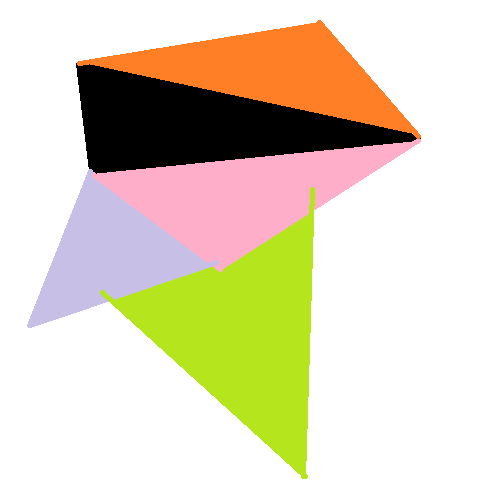
#> input picture test.png, 500 x 500 px
$ python count_weight.py
#> lines starting #> are read from the running program, lines starting #| are printed output that depends on the picture
"""
这个计划是这样的：计算点集中每一个点的weight，然后看看计算的时间有多久。
其实这个结果是可以预估的，既然我们可以知道模型输入图片的大小，那我们直接就可以用查表的方式获取每一个点的所以权重。
这里其实有一个非常好用的方案，但是数学实现比较复杂，所以暂时不用，大概思路是使用二重积分计算一个图上每一个点的总距离值，这样就可以快速计算出来某个点的特定位置权重，但该方案编程实现后未必比直接算快。
最快的思路是一次性将所有点的权重全部计算出来，目前来看可能需要接近1000M的内存和512**2*0.4秒的前置准备时间，但是使用python的速度会使得处理更多图片时这个速度更快，单张图片的计算时间会被大大减少（从n*0.4加速到n*512*512*hash访问时间）
"""
import cv2
import numpy as np
from datetime import datetime
import math
import random

def count_weight(point,area):
    h,w = area.shape[:2]
    x = point[1]
    y = point[0]
    result = area.copy()
    total = 0
    for i in range(h):
        for j in range(w):
            distance = math.sqrt((i - y)**2+(j-x)**2)
            total += distance
            result[i,j] = distance
    # print(result)
    result = result/total
    return result,total

def get_point(img):
    hint_number_mu = 10
    hint_number_sigma = 5
    sample_number = 1000
    samples =  np.clip(np.random.normal(hint_number_mu, hint_number_sigma, sample_number), 0, 100)
    # image = cv2.cvtColor(np.array(img), cv2.COLOR_RGB2BGR)
    image = img.copy()
    result = np.zeros(image.shape).astype(np.uint8)

    h,w,_ = image.shape
    final_points = []
    hint_number = int(samples[random.randint(0,sample_number-1)])
    # print(hint_number)
    for i in range(hint_number):
        #patch size
        p = int(max(min(h/100.0,w/100.0),2))
        # sample location
        y = int(np.clip(np.random.normal((h-p)/2., (h-p)/4.), 0, h-p-1))
        x = int(np.clip(np.random.normal((w-p)/2., (w-p)/4.), 0, w-p-1))

        # add color point
        patch = image[y:y+p,x:x+p,:]
        patch = patch.reshape((-1,3))
        color = np.mean(patch,axis=0)
        # print(x,y)
        # cv2.circle(result,(x,y),2,(int(color[0]),int(color[1]),int(color[2])),-1)
        final_points.append([y,x,color])


    # return Image.fromarray(cv2.cvtColor(result,cv2.COLOR_BGR2RGB))
    return final_points

def decide_belong_to(point_list,area = np.zeros((512,512))):
    """
    决定地图上每一个色块的颜色，
    这一步会需要大量的优化。
    """
    weight_result = []
    result = {}
    for p in point_list:
        result,_ = count_weight([p[0],p[1]],area)
        weight_result.append(result)
    # print(weight_result)
    h,w = area.shape[:2]
    colored_img = np.array([area,area,area])#this is the final result
    for i in range(h):
        for j in range(w):
            weights = []
            for m in weight_result:
                weights.append(m[i][j])
            min_weight = min(weights)
            index = weights.index(min_weight)
            colored_img[0][i][j] = point_list[index][2][0]
            colored_img[1][i][j] = point_list[index][2][1]
            colored_img[2][i][j] = point_list[index][2][2]
    return colored_img.transpose((1,2,0))

def generate_tables(area = np.zeros((512,512))):
    h,w = area.shape[:2]
    result_group = []
    for i in range(h):
        temp_result = []
        for j in range(w):
            result,total = count_weight([i,j],area)
            temp_result.append(result)
        result_group.append(temp_result)
    return result_group
"""
if __name__ == "__main__":
    print(datetime.now())
    area = np.zeros((512,512))
    point = [123,456]
    result_group = []
    # [7 lines of commented-out code are left out]
    result,total = count_weight(point,area)
    print(result)
    print("##########################")
    print(total)
    print(datetime.now())
"""
if __name__ == "__main__":
    print(datetime.now())
    img = cv2.imread("test.png")
#> img is the input picture: shape (500, 500, 3); mean B, G, R 192.4, 214.9, 224.4
    k = get_point(img)
#> the loop in get_point, `for i in range(hint_number):` made 11 passes
#> color on passes 1 to 11: [255, 255, 255], [201, 174, 255], [29, 230, 181], [255, 255, 255], [29, 230, 181], [255, 255, 255], [255, 255, 255], [0, 0, 0], [255, 255, 255], [29, 230, 181], [255, 255, 255]
#> after the loop in get_point, `for i in range(hint_number):`: final_points = 11 items, first 6: [316, 357, [255, 255, 255]], [195, 260, [201, 174, 255]], [275, 272, [29, 230, 181]], [314, 22, [255, 255, 255]], [241, 277, [29, 230, 181]], [123, 454, [255, 255, 255]]
#> k has the same summary as final_points in get_point
    print(k)
#> (printed output is left out)
    result_img = decide_belong_to(k)
#> the loop in decide_belong_to, `for p in point_list:` made 11 passes
#> (p, x in count_weight, y in count_weight) on passes 1 to 11: ([316, 357, [255, 255, 255]], 357, 316), ([195, 260, [201, 174, 255]], 260, 195), ([275, 272, [29, 230, 181]], 272, 275), ([314, 22, [255, 255, 255]], 22, 314), ([241, 277, [29, 230, 181]], 277, 241), ([123, 454, [255, 255, 255]], 454, 123), ([267, 440, [255, 255, 255]], 440, 267), ([149, 135, [0, 0, 0]], 135, 149), ([275, 39, [255, 255, 255]], 39, 275), ([274, 259, [29, 230, 181]], 259, 274), ([373, 334, [255, 255, 255]], 334, 373)
#> pass 1, in count_weight, `result = result/total`:
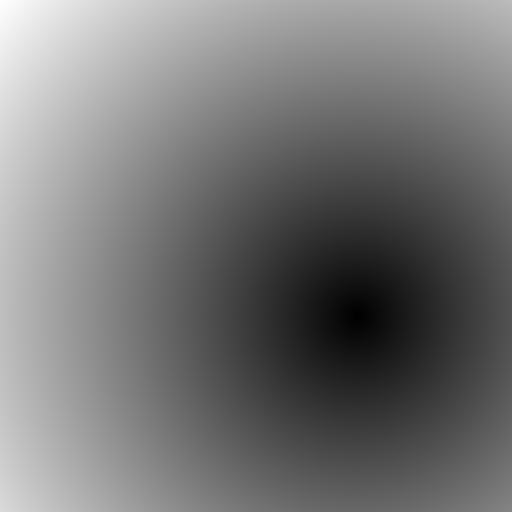
#> result: shape (512, 512) float64; min 0, max 8.28e-06, mean 3.81e-06; drawn with min black and max white
#> pass 2, in count_weight (call 2), `result = result/total`:
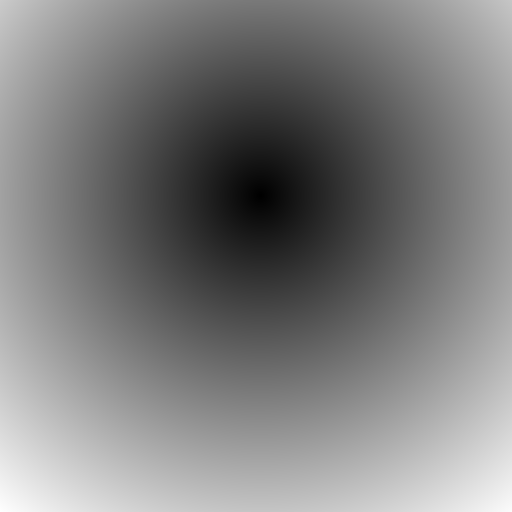
#> result: shape (512, 512) float64; min 0, max 7.72e-06, mean 3.81e-06; drawn with min black and max white
#> pass 3, in count_weight (call 3), `result = result/total`:
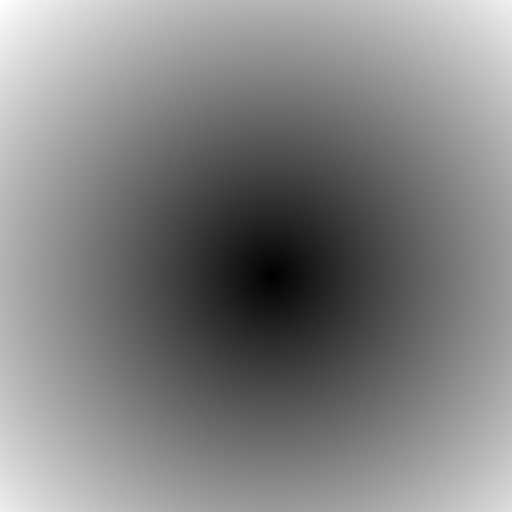
#> result: shape (512, 512) float64; min 0, max 7.49e-06, mean 3.81e-06; drawn with min black and max white
#> after the loop in decide_belong_to, `for p in point_list:`: weight_result = 11 items
#> in decide_belong_to, `return colored_img.transpose((1,2,0))`:
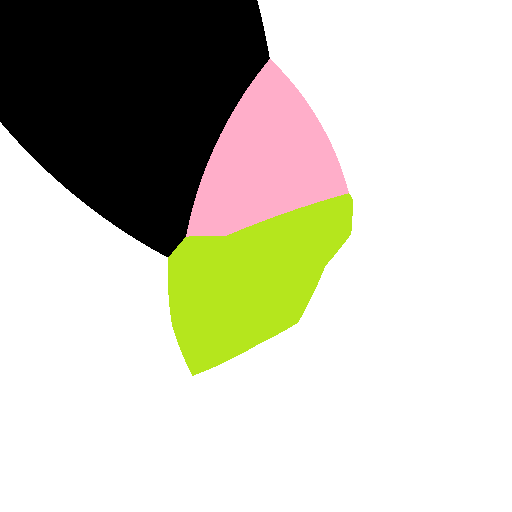
#> returned value: shape (512, 512, 3) float64; mean of channels 0, 1, 2 187.9, 201.3, 202.6; drawn as B, G, R
    cv2.imwrite("jjjjjjjjj.png",result_img)
    print(datetime.now())

$ run again, with jijiji.png copied over test.png
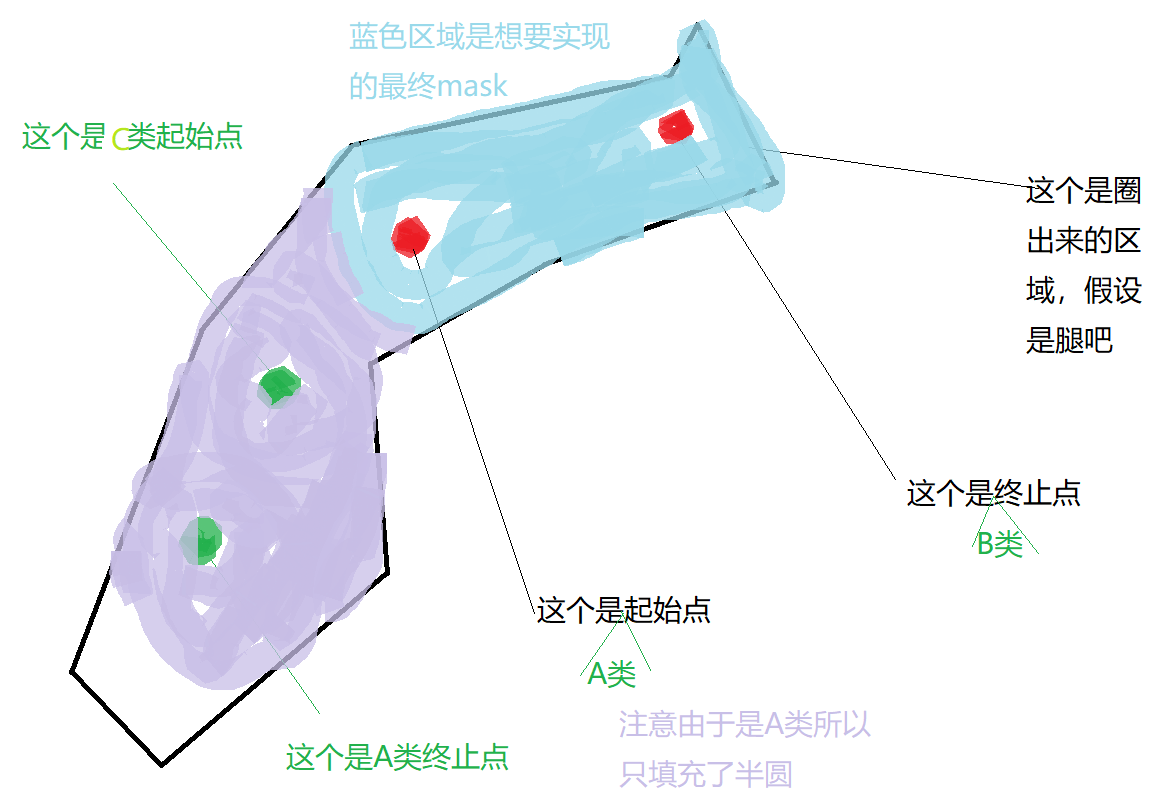
#> input picture jijiji.png, 1150 x 808 px
#> img is the input picture: shape (808, 1150, 3); mean B, G, R 246.2, 242.2, 238
#> the loop in get_point, `for i in range(hint_number):` made 11 passes
#> color on passes 1 to 8: [255, 255, 255], [255, 255, 255], [255, 255, 255], [255, 255, 255], [255, 255, 255], [206.5, 203.8, 200.8], [255, 255, 255], [233.8, 197.7, 206.2]
#> after the loop in get_point, `for i in range(hint_number):`: final_points = 11 items, first 6: [511, 825, [255, 255, 255]], [315, 600, [255, 255, 255]], [445, 628, [255, 255, 255]], [508, 51, [255, 255, 255]], [390, 639, [255, 255, 255]], [199, 1048, [206.5, 203.8, 200.8]]
#> k has the same summary as final_points in get_point
#> (printed output is left out)
#> the loop in decide_belong_to, `for p in point_list:` made 11 passes
#> (p, x in count_weight, y in count_weight) on passes 1 to 8: ([511, 825, [255, 255, 255]], 825, 511), ([315, 600, [255, 255, 255]], 600, 315), ([445, 628, [255, 255, 255]], 628, 445), ([508, 51, [255, 255, 255]], 51, 508), ([390, 639, [255, 255, 255]], 639, 390), ([199, 1048, [206.5, 203.8, 200.8]], 1048, 199), ([432, 1017, [255, 255, 255]], 1017, 432), ([241, 311, [233.8, 197.7, 206.2]], 311, 241)
#> pass 1, in count_weight, `result = result/total`:
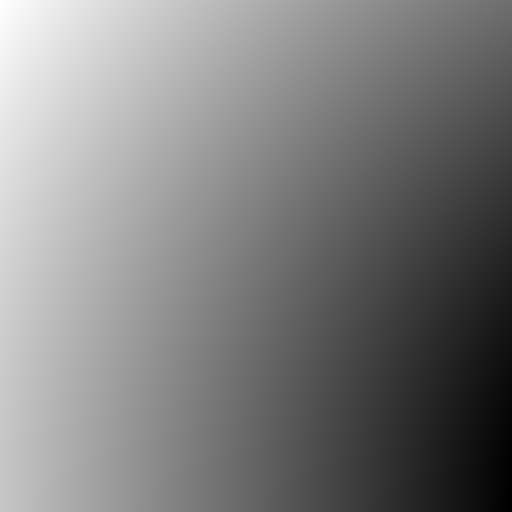
#> result: shape (512, 512) float64; min 1.87e-06, max 5.77e-06, mean 3.81e-06; drawn with min black and max white
#> after the loop in decide_belong_to, `for p in point_list:`: weight_result = 11 items
#> in decide_belong_to, `return colored_img.transpose((1,2,0))`:
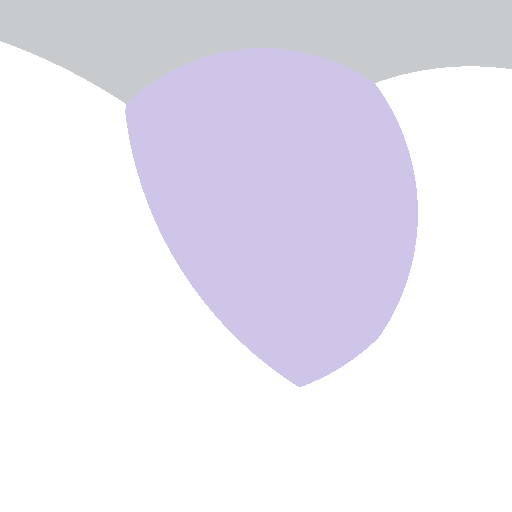
#> returned value: shape (512, 512, 3) float64; mean of channels 0, 1, 2 243, 232.8, 234.7; drawn as B, G, R
